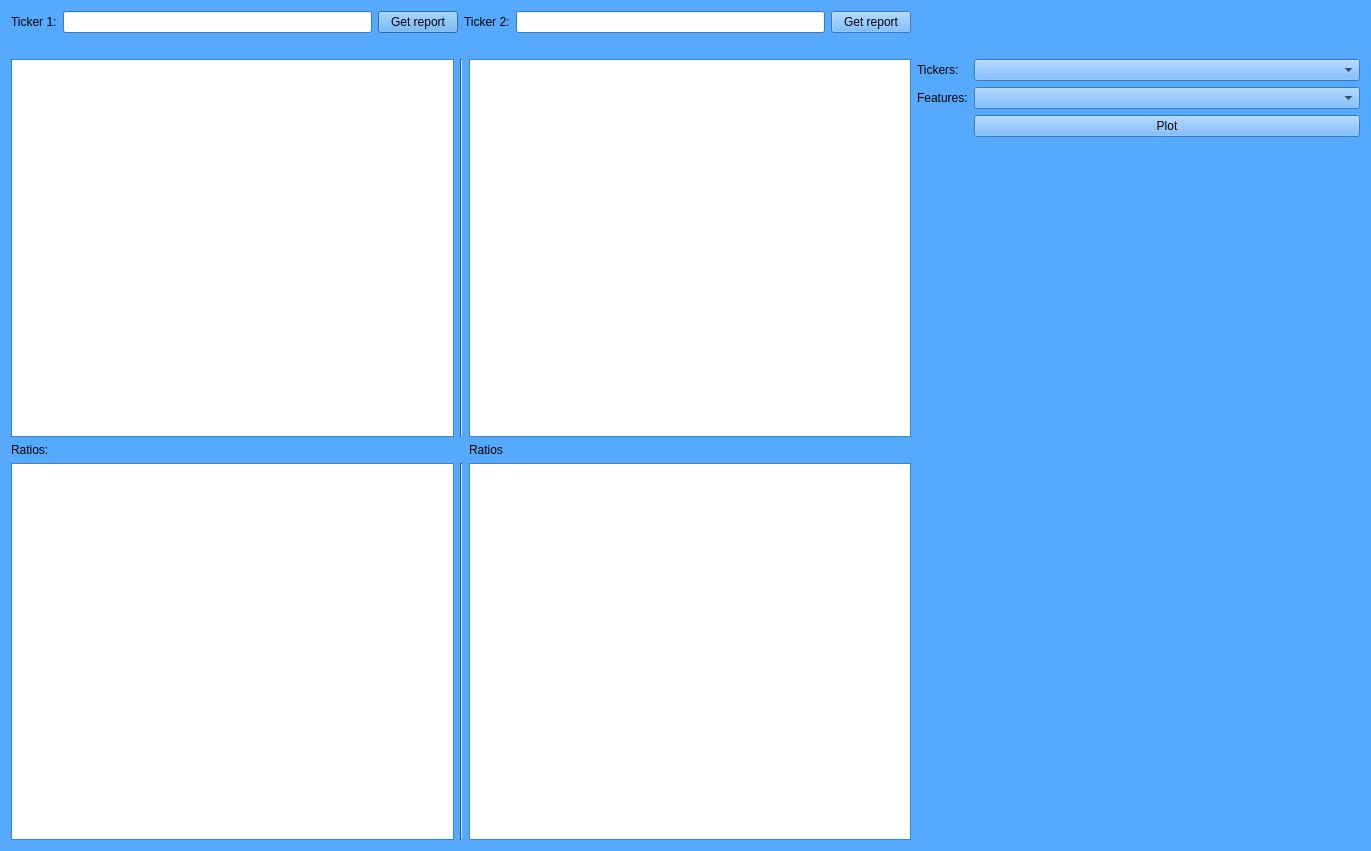
<?xml version="1.0" encoding="UTF-8"?>
<ui version="4.0">
 <class>Dialog</class>
 <widget class="QDialog" name="Dialog">
  <property name="geometry">
   <rect>
    <x>0</x>
    <y>0</y>
    <width>1371</width>
    <height>851</height>
   </rect>
  </property>
  <property name="palette">
   <palette>
    <active>
     <colorrole role="WindowText">
      <brush brushstyle="SolidPattern">
       <color alpha="255">
        <red>0</red>
        <green>0</green>
        <blue>0</blue>
       </color>
      </brush>
     </colorrole>
     <colorrole role="Button">
      <brush brushstyle="SolidPattern">
       <color alpha="255">
        <red>85</red>
        <green>170</green>
        <blue>255</blue>
       </color>
      </brush>
     </colorrole>
     <colorrole role="Light">
      <brush brushstyle="SolidPattern">
       <color alpha="255">
        <red>212</red>
        <green>234</green>
        <blue>255</blue>
       </color>
      </brush>
     </colorrole>
     <colorrole role="Midlight">
      <brush brushstyle="SolidPattern">
       <color alpha="255">
        <red>148</red>
        <green>202</green>
        <blue>255</blue>
       </color>
      </brush>
     </colorrole>
     <colorrole role="Dark">
      <brush brushstyle="SolidPattern">
       <color alpha="255">
        <red>42</red>
        <green>85</green>
        <blue>127</blue>
       </color>
      </brush>
     </colorrole>
     <colorrole role="Mid">
      <brush brushstyle="SolidPattern">
       <color alpha="255">
        <red>57</red>
        <green>113</green>
        <blue>170</blue>
       </color>
      </brush>
     </colorrole>
     <colorrole role="Text">
      <brush brushstyle="SolidPattern">
       <color alpha="255">
        <red>0</red>
        <green>0</green>
        <blue>0</blue>
       </color>
      </brush>
     </colorrole>
     <colorrole role="BrightText">
      <brush brushstyle="SolidPattern">
       <color alpha="255">
        <red>255</red>
        <green>255</green>
        <blue>255</blue>
       </color>
      </brush>
     </colorrole>
     <colorrole role="ButtonText">
      <brush brushstyle="SolidPattern">
       <color alpha="255">
        <red>0</red>
        <green>0</green>
        <blue>0</blue>
       </color>
      </brush>
     </colorrole>
     <colorrole role="Base">
      <brush brushstyle="SolidPattern">
       <color alpha="255">
        <red>255</red>
        <green>255</green>
        <blue>255</blue>
       </color>
      </brush>
     </colorrole>
     <colorrole role="Window">
      <brush brushstyle="SolidPattern">
       <color alpha="255">
        <red>85</red>
        <green>170</green>
        <blue>255</blue>
       </color>
      </brush>
     </colorrole>
     <colorrole role="Shadow">
      <brush brushstyle="SolidPattern">
       <color alpha="255">
        <red>0</red>
        <green>0</green>
        <blue>0</blue>
       </color>
      </brush>
     </colorrole>
     <colorrole role="AlternateBase">
      <brush brushstyle="SolidPattern">
       <color alpha="255">
        <red>170</red>
        <green>212</green>
        <blue>255</blue>
       </color>
      </brush>
     </colorrole>
     <colorrole role="ToolTipBase">
      <brush brushstyle="SolidPattern">
       <color alpha="255">
        <red>255</red>
        <green>255</green>
        <blue>220</blue>
       </color>
      </brush>
     </colorrole>
     <colorrole role="ToolTipText">
      <brush brushstyle="SolidPattern">
       <color alpha="255">
        <red>0</red>
        <green>0</green>
        <blue>0</blue>
       </color>
      </brush>
     </colorrole>
     <colorrole role="PlaceholderText">
      <brush brushstyle="SolidPattern">
       <color alpha="128">
        <red>0</red>
        <green>0</green>
        <blue>0</blue>
       </color>
      </brush>
     </colorrole>
    </active>
    <inactive>
     <colorrole role="WindowText">
      <brush brushstyle="SolidPattern">
       <color alpha="255">
        <red>0</red>
        <green>0</green>
        <blue>0</blue>
       </color>
      </brush>
     </colorrole>
     <colorrole role="Button">
      <brush brushstyle="SolidPattern">
       <color alpha="255">
        <red>85</red>
        <green>170</green>
        <blue>255</blue>
       </color>
      </brush>
     </colorrole>
     <colorrole role="Light">
      <brush brushstyle="SolidPattern">
       <color alpha="255">
        <red>212</red>
        <green>234</green>
        <blue>255</blue>
       </color>
      </brush>
     </colorrole>
     <colorrole role="Midlight">
      <brush brushstyle="SolidPattern">
       <color alpha="255">
        <red>148</red>
        <green>202</green>
        <blue>255</blue>
       </color>
      </brush>
     </colorrole>
     <colorrole role="Dark">
      <brush brushstyle="SolidPattern">
       <color alpha="255">
        <red>42</red>
        <green>85</green>
        <blue>127</blue>
       </color>
      </brush>
     </colorrole>
     <colorrole role="Mid">
      <brush brushstyle="SolidPattern">
       <color alpha="255">
        <red>57</red>
        <green>113</green>
        <blue>170</blue>
       </color>
      </brush>
     </colorrole>
     <colorrole role="Text">
      <brush brushstyle="SolidPattern">
       <color alpha="255">
        <red>0</red>
        <green>0</green>
        <blue>0</blue>
       </color>
      </brush>
     </colorrole>
     <colorrole role="BrightText">
      <brush brushstyle="SolidPattern">
       <color alpha="255">
        <red>255</red>
        <green>255</green>
        <blue>255</blue>
       </color>
      </brush>
     </colorrole>
     <colorrole role="ButtonText">
      <brush brushstyle="SolidPattern">
       <color alpha="255">
        <red>0</red>
        <green>0</green>
        <blue>0</blue>
       </color>
      </brush>
     </colorrole>
     <colorrole role="Base">
      <brush brushstyle="SolidPattern">
       <color alpha="255">
        <red>255</red>
        <green>255</green>
        <blue>255</blue>
       </color>
      </brush>
     </colorrole>
     <colorrole role="Window">
      <brush brushstyle="SolidPattern">
       <color alpha="255">
        <red>85</red>
        <green>170</green>
        <blue>255</blue>
       </color>
      </brush>
     </colorrole>
     <colorrole role="Shadow">
      <brush brushstyle="SolidPattern">
       <color alpha="255">
        <red>0</red>
        <green>0</green>
        <blue>0</blue>
       </color>
      </brush>
     </colorrole>
     <colorrole role="AlternateBase">
      <brush brushstyle="SolidPattern">
       <color alpha="255">
        <red>170</red>
        <green>212</green>
        <blue>255</blue>
       </color>
      </brush>
     </colorrole>
     <colorrole role="ToolTipBase">
      <brush brushstyle="SolidPattern">
       <color alpha="255">
        <red>255</red>
        <green>255</green>
        <blue>220</blue>
       </color>
      </brush>
     </colorrole>
     <colorrole role="ToolTipText">
      <brush brushstyle="SolidPattern">
       <color alpha="255">
        <red>0</red>
        <green>0</green>
        <blue>0</blue>
       </color>
      </brush>
     </colorrole>
     <colorrole role="PlaceholderText">
      <brush brushstyle="SolidPattern">
       <color alpha="128">
        <red>0</red>
        <green>0</green>
        <blue>0</blue>
       </color>
      </brush>
     </colorrole>
    </inactive>
    <disabled>
     <colorrole role="WindowText">
      <brush brushstyle="SolidPattern">
       <color alpha="255">
        <red>42</red>
        <green>85</green>
        <blue>127</blue>
       </color>
      </brush>
     </colorrole>
     <colorrole role="Button">
      <brush brushstyle="SolidPattern">
       <color alpha="255">
        <red>85</red>
        <green>170</green>
        <blue>255</blue>
       </color>
      </brush>
     </colorrole>
     <colorrole role="Light">
      <brush brushstyle="SolidPattern">
       <color alpha="255">
        <red>212</red>
        <green>234</green>
        <blue>255</blue>
       </color>
      </brush>
     </colorrole>
     <colorrole role="Midlight">
      <brush brushstyle="SolidPattern">
       <color alpha="255">
        <red>148</red>
        <green>202</green>
        <blue>255</blue>
       </color>
      </brush>
     </colorrole>
     <colorrole role="Dark">
      <brush brushstyle="SolidPattern">
       <color alpha="255">
        <red>42</red>
        <green>85</green>
        <blue>127</blue>
       </color>
      </brush>
     </colorrole>
     <colorrole role="Mid">
      <brush brushstyle="SolidPattern">
       <color alpha="255">
        <red>57</red>
        <green>113</green>
        <blue>170</blue>
       </color>
      </brush>
     </colorrole>
     <colorrole role="Text">
      <brush brushstyle="SolidPattern">
       <color alpha="255">
        <red>42</red>
        <green>85</green>
        <blue>127</blue>
       </color>
      </brush>
     </colorrole>
     <colorrole role="BrightText">
      <brush brushstyle="SolidPattern">
       <color alpha="255">
        <red>255</red>
        <green>255</green>
        <blue>255</blue>
       </color>
      </brush>
     </colorrole>
     <colorrole role="ButtonText">
      <brush brushstyle="SolidPattern">
       <color alpha="255">
        <red>42</red>
        <green>85</green>
        <blue>127</blue>
       </color>
      </brush>
     </colorrole>
     <colorrole role="Base">
      <brush brushstyle="SolidPattern">
       <color alpha="255">
        <red>85</red>
        <green>170</green>
        <blue>255</blue>
       </color>
      </brush>
     </colorrole>
     <colorrole role="Window">
      <brush brushstyle="SolidPattern">
       <color alpha="255">
        <red>85</red>
        <green>170</green>
        <blue>255</blue>
       </color>
      </brush>
     </colorrole>
     <colorrole role="Shadow">
      <brush brushstyle="SolidPattern">
       <color alpha="255">
        <red>0</red>
        <green>0</green>
        <blue>0</blue>
       </color>
      </brush>
     </colorrole>
     <colorrole role="AlternateBase">
      <brush brushstyle="SolidPattern">
       <color alpha="255">
        <red>85</red>
        <green>170</green>
        <blue>255</blue>
       </color>
      </brush>
     </colorrole>
     <colorrole role="ToolTipBase">
      <brush brushstyle="SolidPattern">
       <color alpha="255">
        <red>255</red>
        <green>255</green>
        <blue>220</blue>
       </color>
      </brush>
     </colorrole>
     <colorrole role="ToolTipText">
      <brush brushstyle="SolidPattern">
       <color alpha="255">
        <red>0</red>
        <green>0</green>
        <blue>0</blue>
       </color>
      </brush>
     </colorrole>
     <colorrole role="PlaceholderText">
      <brush brushstyle="SolidPattern">
       <color alpha="128">
        <red>0</red>
        <green>0</green>
        <blue>0</blue>
       </color>
      </brush>
     </colorrole>
    </disabled>
   </palette>
  </property>
  <property name="windowTitle">
   <string>Financial Reports Comparison</string>
  </property>
  <layout class="QGridLayout" name="gridLayout_3">
   <item row="0" column="0" colspan="3">
    <layout class="QHBoxLayout" name="horizontalLayout_2">
     <item>
      <widget class="QLabel" name="label_11">
       <property name="styleSheet">
        <string notr="true">font: 12pt &quot;MS Shell Dlg 2&quot;;</string>
       </property>
       <property name="text">
        <string>Ticker 1:</string>
       </property>
      </widget>
     </item>
     <item>
      <widget class="QLineEdit" name="tickerInput1_2"/>
     </item>
     <item>
      <widget class="QPushButton" name="reportButton_3">
       <property name="styleSheet">
        <string notr="true">font: 12pt &quot;MS Shell Dlg 2&quot;;</string>
       </property>
       <property name="text">
        <string>Get report</string>
       </property>
      </widget>
     </item>
     <item>
      <widget class="QLabel" name="label_12">
       <property name="styleSheet">
        <string notr="true">font: 12pt &quot;MS Shell Dlg 2&quot;;</string>
       </property>
       <property name="text">
        <string>Ticker 2:</string>
       </property>
      </widget>
     </item>
     <item>
      <widget class="QLineEdit" name="tickerInput2_2"/>
     </item>
     <item>
      <widget class="QPushButton" name="reportButton_4">
       <property name="styleSheet">
        <string notr="true">font: 12pt &quot;MS Shell Dlg 2&quot;;</string>
       </property>
       <property name="text">
        <string>Get report</string>
       </property>
      </widget>
     </item>
    </layout>
   </item>
   <item row="1" column="0">
    <widget class="QLabel" name="t1_Label">
     <property name="styleSheet">
      <string notr="true">font: 12pt &quot;MS Shell Dlg 2&quot;;</string>
     </property>
     <property name="text">
      <string/>
     </property>
    </widget>
   </item>
   <item row="1" column="2">
    <widget class="QLabel" name="t2_Label">
     <property name="styleSheet">
      <string notr="true">font: 12pt &quot;MS Shell Dlg 2&quot;;</string>
     </property>
     <property name="text">
      <string/>
     </property>
    </widget>
   </item>
   <item row="2" column="0">
    <widget class="QTableView" name="reportView1"/>
   </item>
   <item row="2" column="1">
    <widget class="Line" name="line_2">
     <property name="orientation">
      <enum>Qt::Vertical</enum>
     </property>
    </widget>
   </item>
   <item row="2" column="2">
    <widget class="QTableView" name="reportView2"/>
   </item>
   <item row="2" column="3" rowspan="3">
    <layout class="QGridLayout" name="gridLayout_2">
     <item row="4" column="1">
      <widget class="QLabel" name="label_7">
       <property name="sizePolicy">
        <sizepolicy hsizetype="Preferred" vsizetype="Expanding">
         <horstretch>0</horstretch>
         <verstretch>0</verstretch>
        </sizepolicy>
       </property>
       <property name="text">
        <string/>
       </property>
      </widget>
     </item>
     <item row="2" column="1">
      <widget class="QPushButton" name="plotButton_2">
       <property name="sizePolicy">
        <sizepolicy hsizetype="Minimum" vsizetype="Fixed">
         <horstretch>0</horstretch>
         <verstretch>0</verstretch>
        </sizepolicy>
       </property>
       <property name="styleSheet">
        <string notr="true">font: 12pt &quot;MS Shell Dlg 2&quot;;</string>
       </property>
       <property name="text">
        <string>Plot</string>
       </property>
      </widget>
     </item>
     <item row="1" column="1">
      <widget class="QComboBox" name="comboBoxFeatures_2">
       <property name="styleSheet">
        <string notr="true">font: 12pt &quot;MS Shell Dlg 2&quot;;</string>
       </property>
      </widget>
     </item>
     <item row="0" column="0">
      <widget class="QLabel" name="label_6">
       <property name="styleSheet">
        <string notr="true">font: 12pt &quot;MS Shell Dlg 2&quot;;</string>
       </property>
       <property name="text">
        <string>Tickers:</string>
       </property>
      </widget>
     </item>
     <item row="1" column="0">
      <widget class="QLabel" name="label_8">
       <property name="styleSheet">
        <string notr="true">font: 12pt &quot;MS Shell Dlg 2&quot;;</string>
       </property>
       <property name="text">
        <string>Features:</string>
       </property>
      </widget>
     </item>
     <item row="0" column="1">
      <widget class="QComboBox" name="comboBoxTickers_2">
       <property name="styleSheet">
        <string notr="true">font: 12pt &quot;MS Shell Dlg 2&quot;;</string>
       </property>
      </widget>
     </item>
     <item row="3" column="1">
      <widget class="MplWidget" name="plotArea_2" native="true">
       <property name="sizePolicy">
        <sizepolicy hsizetype="Expanding" vsizetype="Expanding">
         <horstretch>0</horstretch>
         <verstretch>0</verstretch>
        </sizepolicy>
       </property>
       <property name="minimumSize">
        <size>
         <width>300</width>
         <height>200</height>
        </size>
       </property>
       <property name="palette">
        <palette>
         <active>
          <colorrole role="WindowText">
           <brush brushstyle="SolidPattern">
            <color alpha="255">
             <red>0</red>
             <green>0</green>
             <blue>0</blue>
            </color>
           </brush>
          </colorrole>
          <colorrole role="Button">
           <brush brushstyle="SolidPattern">
            <color alpha="255">
             <red>85</red>
             <green>170</green>
             <blue>255</blue>
            </color>
           </brush>
          </colorrole>
          <colorrole role="Light">
           <brush brushstyle="SolidPattern">
            <color alpha="255">
             <red>212</red>
             <green>234</green>
             <blue>255</blue>
            </color>
           </brush>
          </colorrole>
          <colorrole role="Midlight">
           <brush brushstyle="SolidPattern">
            <color alpha="255">
             <red>148</red>
             <green>202</green>
             <blue>255</blue>
            </color>
           </brush>
          </colorrole>
          <colorrole role="Dark">
           <brush brushstyle="SolidPattern">
            <color alpha="255">
             <red>42</red>
             <green>85</green>
             <blue>127</blue>
            </color>
           </brush>
          </colorrole>
          <colorrole role="Mid">
           <brush brushstyle="SolidPattern">
            <color alpha="255">
             <red>57</red>
             <green>113</green>
             <blue>170</blue>
            </color>
           </brush>
          </colorrole>
          <colorrole role="Text">
           <brush brushstyle="SolidPattern">
            <color alpha="255">
             <red>0</red>
             <green>0</green>
             <blue>0</blue>
            </color>
           </brush>
          </colorrole>
          <colorrole role="BrightText">
           <brush brushstyle="SolidPattern">
            <color alpha="255">
             <red>255</red>
             <green>255</green>
             <blue>255</blue>
            </color>
           </brush>
          </colorrole>
          <colorrole role="ButtonText">
           <brush brushstyle="SolidPattern">
            <color alpha="255">
             <red>0</red>
             <green>0</green>
             <blue>0</blue>
            </color>
           </brush>
          </colorrole>
          <colorrole role="Base">
           <brush brushstyle="SolidPattern">
            <color alpha="255">
             <red>255</red>
             <green>255</green>
             <blue>255</blue>
            </color>
           </brush>
          </colorrole>
          <colorrole role="Window">
           <brush brushstyle="SolidPattern">
            <color alpha="255">
             <red>85</red>
             <green>170</green>
             <blue>255</blue>
            </color>
           </brush>
          </colorrole>
          <colorrole role="Shadow">
           <brush brushstyle="SolidPattern">
            <color alpha="255">
             <red>0</red>
             <green>0</green>
             <blue>0</blue>
            </color>
           </brush>
          </colorrole>
          <colorrole role="AlternateBase">
           <brush brushstyle="SolidPattern">
            <color alpha="255">
             <red>170</red>
             <green>212</green>
             <blue>255</blue>
            </color>
           </brush>
          </colorrole>
          <colorrole role="ToolTipBase">
           <brush brushstyle="SolidPattern">
            <color alpha="255">
             <red>255</red>
             <green>255</green>
             <blue>220</blue>
            </color>
           </brush>
          </colorrole>
          <colorrole role="ToolTipText">
           <brush brushstyle="SolidPattern">
            <color alpha="255">
             <red>0</red>
             <green>0</green>
             <blue>0</blue>
            </color>
           </brush>
          </colorrole>
          <colorrole role="PlaceholderText">
           <brush brushstyle="SolidPattern">
            <color alpha="128">
             <red>0</red>
             <green>0</green>
             <blue>0</blue>
            </color>
           </brush>
          </colorrole>
         </active>
         <inactive>
          <colorrole role="WindowText">
           <brush brushstyle="SolidPattern">
            <color alpha="255">
             <red>0</red>
             <green>0</green>
             <blue>0</blue>
            </color>
           </brush>
          </colorrole>
          <colorrole role="Button">
           <brush brushstyle="SolidPattern">
            <color alpha="255">
             <red>85</red>
             <green>170</green>
             <blue>255</blue>
            </color>
           </brush>
          </colorrole>
          <colorrole role="Light">
           <brush brushstyle="SolidPattern">
            <color alpha="255">
             <red>212</red>
             <green>234</green>
             <blue>255</blue>
            </color>
           </brush>
          </colorrole>
          <colorrole role="Midlight">
           <brush brushstyle="SolidPattern">
            <color alpha="255">
             <red>148</red>
             <green>202</green>
             <blue>255</blue>
            </color>
           </brush>
          </colorrole>
          <colorrole role="Dark">
           <brush brushstyle="SolidPattern">
            <color alpha="255">
             <red>42</red>
             <green>85</green>
             <blue>127</blue>
            </color>
           </brush>
          </colorrole>
          <colorrole role="Mid">
           <brush brushstyle="SolidPattern">
            <color alpha="255">
             <red>57</red>
             <green>113</green>
             <blue>170</blue>
            </color>
           </brush>
          </colorrole>
          <colorrole role="Text">
           <brush brushstyle="SolidPattern">
            <color alpha="255">
             <red>0</red>
             <green>0</green>
             <blue>0</blue>
            </color>
           </brush>
          </colorrole>
          <colorrole role="BrightText">
           <brush brushstyle="SolidPattern">
            <color alpha="255">
             <red>255</red>
             <green>255</green>
             <blue>255</blue>
            </color>
           </brush>
          </colorrole>
          <colorrole role="ButtonText">
           <brush brushstyle="SolidPattern">
            <color alpha="255">
             <red>0</red>
             <green>0</green>
             <blue>0</blue>
            </color>
           </brush>
          </colorrole>
          <colorrole role="Base">
           <brush brushstyle="SolidPattern">
            <color alpha="255">
             <red>255</red>
             <green>255</green>
             <blue>255</blue>
            </color>
           </brush>
          </colorrole>
          <colorrole role="Window">
           <brush brushstyle="SolidPattern">
            <color alpha="255">
             <red>85</red>
             <green>170</green>
             <blue>255</blue>
            </color>
           </brush>
          </colorrole>
          <colorrole role="Shadow">
           <brush brushstyle="SolidPattern">
            <color alpha="255">
             <red>0</red>
             <green>0</green>
             <blue>0</blue>
            </color>
           </brush>
          </colorrole>
          <colorrole role="AlternateBase">
           <brush brushstyle="SolidPattern">
            <color alpha="255">
             <red>170</red>
             <green>212</green>
             <blue>255</blue>
            </color>
           </brush>
          </colorrole>
          <colorrole role="ToolTipBase">
           <brush brushstyle="SolidPattern">
            <color alpha="255">
             <red>255</red>
             <green>255</green>
             <blue>220</blue>
            </color>
           </brush>
          </colorrole>
          <colorrole role="ToolTipText">
           <brush brushstyle="SolidPattern">
            <color alpha="255">
             <red>0</red>
             <green>0</green>
             <blue>0</blue>
            </color>
           </brush>
          </colorrole>
          <colorrole role="PlaceholderText">
           <brush brushstyle="SolidPattern">
            <color alpha="128">
             <red>0</red>
             <green>0</green>
             <blue>0</blue>
            </color>
           </brush>
          </colorrole>
         </inactive>
         <disabled>
          <colorrole role="WindowText">
           <brush brushstyle="SolidPattern">
            <color alpha="255">
             <red>42</red>
             <green>85</green>
             <blue>127</blue>
            </color>
           </brush>
          </colorrole>
          <colorrole role="Button">
           <brush brushstyle="SolidPattern">
            <color alpha="255">
             <red>85</red>
             <green>170</green>
             <blue>255</blue>
            </color>
           </brush>
          </colorrole>
          <colorrole role="Light">
           <brush brushstyle="SolidPattern">
            <color alpha="255">
             <red>212</red>
             <green>234</green>
             <blue>255</blue>
            </color>
           </brush>
          </colorrole>
          <colorrole role="Midlight">
           <brush brushstyle="SolidPattern">
            <color alpha="255">
             <red>148</red>
             <green>202</green>
             <blue>255</blue>
            </color>
           </brush>
          </colorrole>
          <colorrole role="Dark">
           <brush brushstyle="SolidPattern">
            <color alpha="255">
             <red>42</red>
             <green>85</green>
             <blue>127</blue>
            </color>
           </brush>
          </colorrole>
          <colorrole role="Mid">
           <brush brushstyle="SolidPattern">
            <color alpha="255">
             <red>57</red>
             <green>113</green>
             <blue>170</blue>
            </color>
           </brush>
          </colorrole>
          <colorrole role="Text">
           <brush brushstyle="SolidPattern">
            <color alpha="255">
             <red>42</red>
             <green>85</green>
             <blue>127</blue>
            </color>
           </brush>
          </colorrole>
          <colorrole role="BrightText">
           <brush brushstyle="SolidPattern">
            <color alpha="255">
             <red>255</red>
             <green>255</green>
             <blue>255</blue>
            </color>
           </brush>
          </colorrole>
          <colorrole role="ButtonText">
           <brush brushstyle="SolidPattern">
            <color alpha="255">
             <red>42</red>
             <green>85</green>
             <blue>127</blue>
            </color>
           </brush>
          </colorrole>
          <colorrole role="Base">
           <brush brushstyle="SolidPattern">
            <color alpha="255">
             <red>85</red>
             <green>170</green>
             <blue>255</blue>
            </color>
           </brush>
          </colorrole>
          <colorrole role="Window">
           <brush brushstyle="SolidPattern">
            <color alpha="255">
             <red>85</red>
             <green>170</green>
             <blue>255</blue>
            </color>
           </brush>
          </colorrole>
          <colorrole role="Shadow">
           <brush brushstyle="SolidPattern">
            <color alpha="255">
             <red>0</red>
             <green>0</green>
             <blue>0</blue>
            </color>
           </brush>
          </colorrole>
          <colorrole role="AlternateBase">
           <brush brushstyle="SolidPattern">
            <color alpha="255">
             <red>85</red>
             <green>170</green>
             <blue>255</blue>
            </color>
           </brush>
          </colorrole>
          <colorrole role="ToolTipBase">
           <brush brushstyle="SolidPattern">
            <color alpha="255">
             <red>255</red>
             <green>255</green>
             <blue>220</blue>
            </color>
           </brush>
          </colorrole>
          <colorrole role="ToolTipText">
           <brush brushstyle="SolidPattern">
            <color alpha="255">
             <red>0</red>
             <green>0</green>
             <blue>0</blue>
            </color>
           </brush>
          </colorrole>
          <colorrole role="PlaceholderText">
           <brush brushstyle="SolidPattern">
            <color alpha="128">
             <red>0</red>
             <green>0</green>
             <blue>0</blue>
            </color>
           </brush>
          </colorrole>
         </disabled>
        </palette>
       </property>
      </widget>
     </item>
    </layout>
   </item>
   <item row="3" column="0">
    <widget class="QLabel" name="label_10">
     <property name="styleSheet">
      <string notr="true">font: 12pt &quot;MS Shell Dlg 2&quot;;</string>
     </property>
     <property name="text">
      <string>Ratios:</string>
     </property>
    </widget>
   </item>
   <item row="3" column="2">
    <widget class="QLabel" name="label_9">
     <property name="styleSheet">
      <string notr="true">font: 12pt &quot;MS Shell Dlg 2&quot;;</string>
     </property>
     <property name="text">
      <string>Ratios</string>
     </property>
    </widget>
   </item>
   <item row="4" column="0">
    <widget class="QTableView" name="reportView1_2"/>
   </item>
   <item row="4" column="1">
    <widget class="Line" name="line">
     <property name="orientation">
      <enum>Qt::Vertical</enum>
     </property>
    </widget>
   </item>
   <item row="4" column="2">
    <widget class="QTableView" name="reportView2_2"/>
   </item>
  </layout>
 </widget>
 <customwidgets>
  <customwidget>
   <class>MplWidget</class>
   <extends>QWidget</extends>
   <header>mplwidget.h</header>
   <container>1</container>
  </customwidget>
 </customwidgets>
 <resources/>
 <connections/>
</ui>
